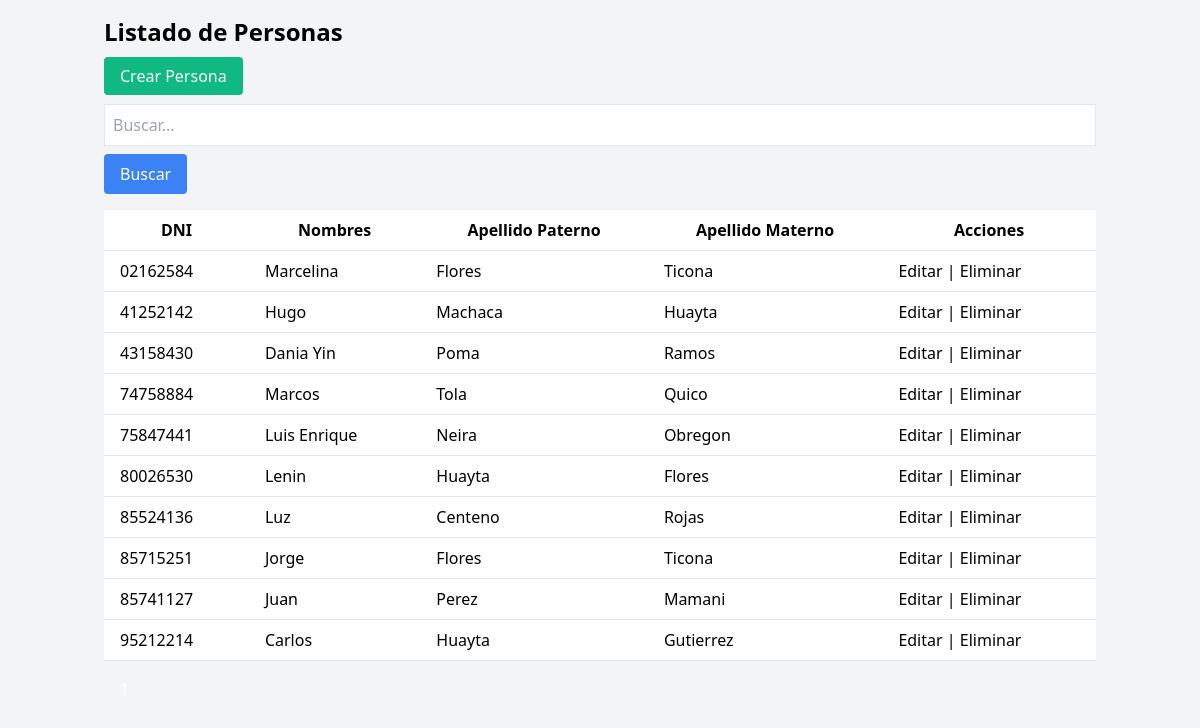
/Laboratorio05/CRUD/index.php, run on the app's committed database.
### tables this page shows
CREATE TABLE `personas` (
  `dni` varchar(8) NOT NULL,
  `nombres` varchar(50) NOT NULL,
  `apellidopa` varchar(50) NOT NULL,
  `apellidoma` varchar(50) NOT NULL
);

### Laboratorio05/CRUD/db.php (called while the page is built, shortened)
<?php
class Persona {
    private $conn;
    private $table_name = "personas";
    public function __construct($db) {
        $this->conn = $db;
    }
    public function read($search = "", $start = 0, $limit = 10) {
        $query = "SELECT * FROM " . $this->table_name . " WHERE dni LIKE ? OR nombres LIKE ? OR apellidopa LIKE ? OR apellidoma LIKE ? LIMIT ?, ?";
        $stmt = $this->conn->prepare($query);
        $search = "%" . $search . "%";
        $stmt->bind_param("ssssii", $search, $search, $search, $search, $start, $limit);
        $stmt->execute();
        $result = $stmt->get_result();
        return $result;
    }
    public function count(){
        $query = "SELECT COUNT(*) as total FROM ".$this->table_name;
        $result = $this->conn->query($query);
        $row = $result->fetch_assoc();
        return $row['total'];
    }
}
?>

### Laboratorio05/CRUD/index.php (the view, shortened to what this page needs)
<!DOCTYPE html>
<html lang="es">
<head>
    <link href="https://cdn.jsdelivr.net/npm/tailwindcss@2.2.19/dist/tailwind.min.css" rel="stylesheet">
</head>
<body class="bg-gray-100">
    <div class="container mx-auto p-4">
        <h1 class="text-2xl font-bold mb-4">Listado de Personas</h1>
        <div class="mb-4">
            <a href="create.php" class="bg-green-500 text-white px-4 py-2
rounded">Crear Persona</a>
        </div>
        <form method="GET" action="index.php" class="mb-4">
            <input type="text" name="search" class="border p-2 w-full mb-2" placeholder="Buscar...">
            <button type="submit" class="bg-blue-500 text-white px-4 py-2
rounded">Buscar</button>
        </form>
        <?php
        include_once 'db.php';
        $database = new Database();
        $db = $database->getConnection();
        $persona = new Persona($db);
        $search = isset($_GET['search']) ? $_GET['search'] : "";
        $page = isset($_GET['page']) ? $_GET['page'] : 1;
        $limit = 10;
        $start = ($page - 1) * $limit;
        $result = $persona->read($search, $start, $limit);
        $total_records = $persona->count();
        $total_pages = ceil($total_records / $limit);
        echo "<table class='min-w-full bg-white'>
<thead>
<tr>
<th class='py-2 px-4 border-b'>DNI</th>
<th class='py-2 px-4 border-b'>Nombres</th>
<th class='py-2 px-4 border-b'>Apellido Paterno</th>
<th class='py-2 px-4 border-b'>Apellido Materno</th>
<th class='py-2 px-4 border-b'>Acciones</th>
</tr>
</thead>
<tbody>";
        while ($row = $result->fetch_assoc()) {
            echo "<tr>
<td class='py-2 px-4 border-b'>{$row['dni']}</td>
<td class='py-2 px-4 border-b'>{$row['nombres']}</td>
<td class='py-2 px-4 border-b'>{$row['apellidopa']}</td>
<td class='py-2 px-4 border-b'>{$row['apellidoma']}</td>
<td class='py-2 px-4 border-b'>
<a href='update.php?dni={$row['dni']}' class='text-blue500'>Editar</a> |
<a href='delete.php?dni={$row['dni']}' class='text-red500' onclick='return confirm(\"¿Estás seguro?\")'>Eliminar</a>
</td>
</tr>";
        }
        echo "</tbody></table>";
        echo "<div class='mt-4'>";
        for ($i = 1; $i <= $total_pages; $i++) {
            echo "<a href='index.php?page=$i&search=$search' class='bg-blue500 text-white px-3 py-2 rounded m-1'>$i</a>";
        }
        echo "</div>";
        ?>
    </div>
</body>
</html>

### data on the page
personas: dni "02162584", nombres "Marcelina", apellidopa "Flores", apellidoma "Ticona"
personas: dni "41252142", nombres "Hugo", apellidopa "Machaca", apellidoma "Huayta"
personas: dni "43158430", nombres "Dania Yin", apellidopa "Poma", apellidoma "Ramos"
personas: dni "74758884", nombres "Marcos", apellidopa "Tola", apellidoma "Quico"
personas: dni "75847441", nombres "Luis Enrique", apellidopa "Neira", apellidoma "Obregon"
personas: dni "80026530", nombres "Lenin", apellidopa "Huayta", apellidoma "Flores"
personas: dni "85524136", nombres "Luz", apellidopa "Centeno", apellidoma "Rojas"
personas: dni "85715251", nombres "Jorge", apellidopa "Flores", apellidoma "Ticona"
personas: dni "85741127", nombres "Juan", apellidopa "Perez", apellidoma "Mamani"
personas: dni "95212214", nombres "Carlos", apellidopa "Huayta", apellidoma "Gutierrez"
